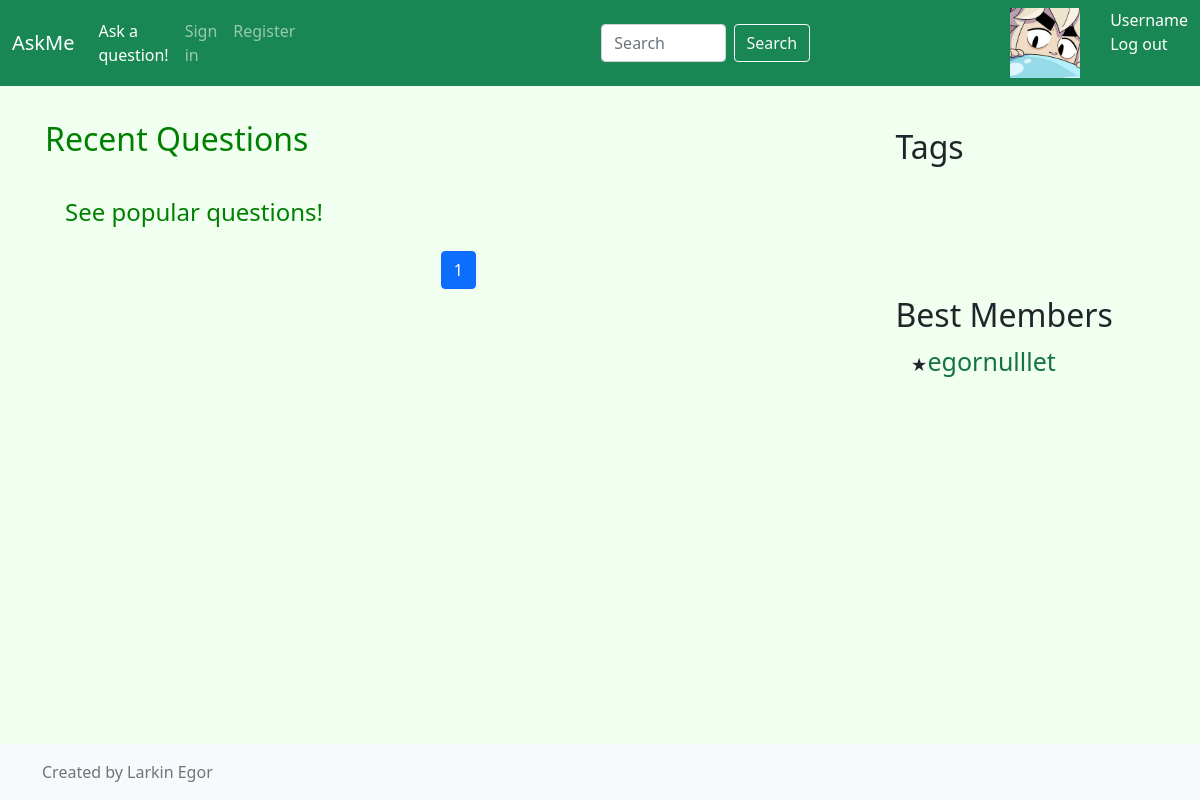
The page /questions/recent/ on the database as committed earlier.
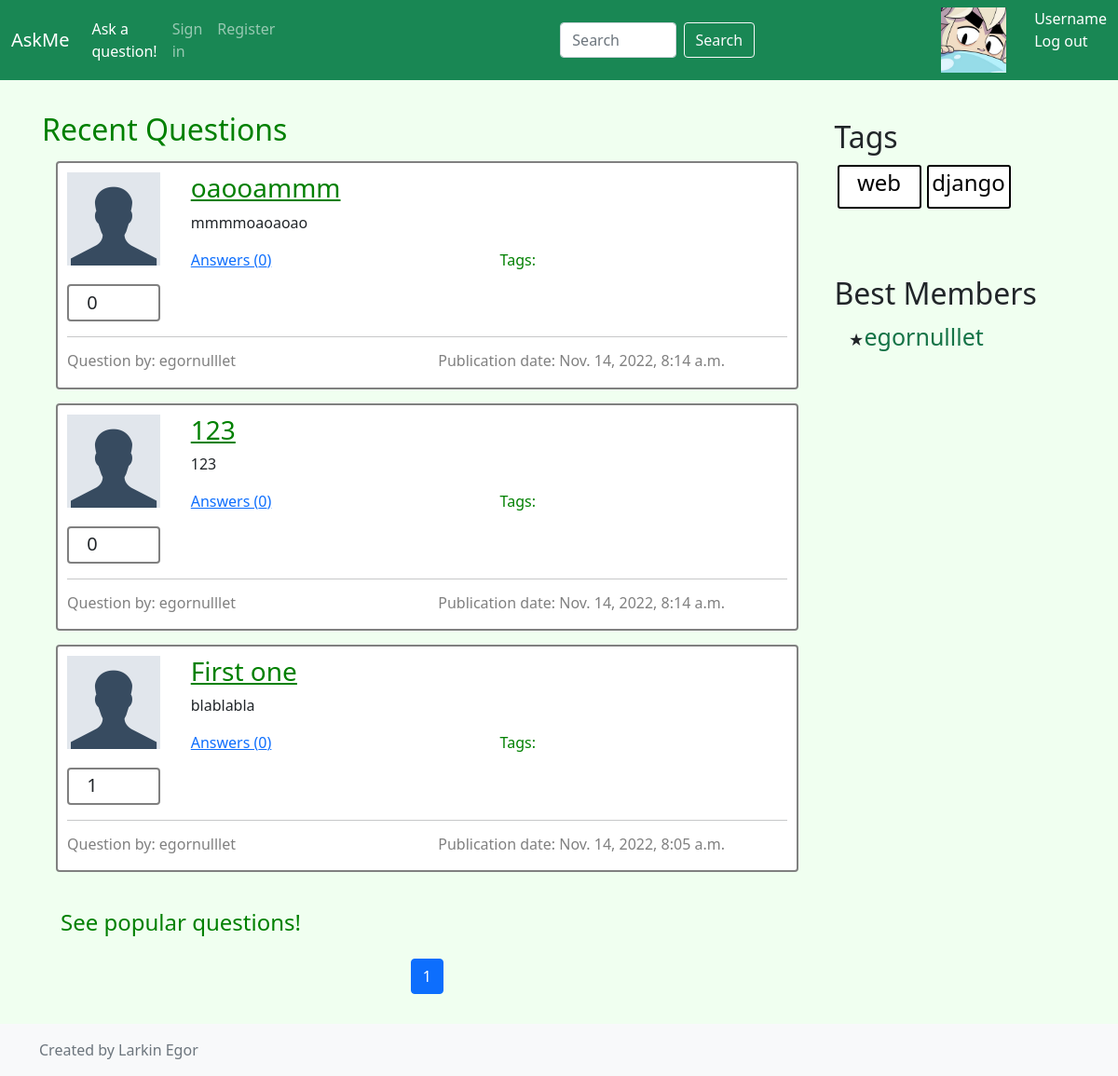
The same page on the database as committed later.
### app/models.py (models this page shows, shortened)
class Profile(models.Model):
    objects = ProfileManager()
    user = models.OneToOneField(User, null=True, related_name='profile_related', on_delete=models.CASCADE)
    avatar = models.ImageField(null=True, blank=True, upload_to='profiles/avatars/')
    reg_date = models.DateField(auto_now=True)
    def get_username(self):
        return self.user.username

class Question(models.Model):
    objects = QuestionManager()
    author = models.ForeignKey(Profile, null=False, on_delete=models.CASCADE)
    tags = models.ManyToManyField(Tag, blank=True, related_name='questions')
    date = models.DateTimeField(auto_now=True)
    title = models.CharField(max_length=30)
    text = models.TextField()
    def get_author(self):
        return self.author
    def get_username(self):
        return self.author.user.username
    def get_like_count(self):
        return LikeQ.objects.filter(question_id=self.id).count()
    def get_answer_count(self):
        return Answer.objects.filter(question_id=self.id).count()
    def get_tags(self):
        return self.tags.all()

class Tag(models.Model):
    objects = TagManager()
    title = models.CharField(max_length=30)

### app/views.py (the view)
# urls.py: path('questions/recent/', views.recent, name='recent'),
def recent(request):
    return render(request, 'questions_recent.html', create_content(models.Question.
                                                                   objects.get_recent_questions(), request))

### app/models.py (called while the page is built)
    def get_recent_questions(self):
        return self.all().order_by('-date')

    def get_hot_tags(self):
        return self.all().annotate(count=Count('questions')).order_by('-count')[:9]

    def get_top_users(self):
        return self.all().annotate(rating=0.3 * Count('answer') + Count(
            Case(When(answer__solution=True))) + 0.1 * Count('question')).order_by('-rating')[:10]

### app/views.py (called while the page is built)
def pagination(objects, request):
    paginator = Paginator(objects, PAGINATION_SIZE)
    page_number = request.GET.get('page')
    page = paginator.get_page(page_number)
    return page

def create_content_right():
    content = {
               "tags": models.Tag.objects.get_hot_tags(),
               "users": models.Profile.objects.get_top_users()
               }
    return content

def create_content(objects, request):
    page = pagination(objects, request)
    content = create_content_right()
    content["content"] = page
    return content

### templates/questions_recent.html
{% extends 'inc/base.html' %}
{% load static %}
{% block content %}
    <h2 class="header-green"> Recent Questions </h2>
    {% for question in content %}
        {% include "inc/single_question.html" %}
    {% endfor %}
    <h4 class="header-green hot_recent_link"><a href="{% url 'hot' %}">See popular questions!</a></h4>
    {% include 'inc/paginator.html' %}
{% endblock content %}

### templates/inc/single_question.html (shortened to what this page needs)
{% load static %}
<div class="question">
    <div class="row">
        <div class="col-2">
            <div class="avatar">
               {% if question.get_author.avatar %}
                    <img src="{{ question.get_author.avatar.url }}" alt="">
                {% else %}
                    <img src="{% static 'img/default.png' %}" alt="">
                {% endif %}
            </div>
            <div class="counter">
                <span>{{ question.get_like_count }}</span>
            </div>
        </div>
        <div class="col-10">
            <h3><a class="header-green" href="{% url "single_q" question.id %}">{{ question.title }}</a></h3>
            <p class="question_text">{{ question.text }}</p>
            <div class="row align-items-end question-meta">
                <div class="col mb-5">
                    <a href="{% url "single_q" question.id %}#answers_list"> Answers ({{ question.get_answer_count }})</a>
                </div>
                <div class="col mb-5">
                    <span class="header-green tags_title">Tags: </span>
                </div>
            </div>
        </div>
    </div>
    <hr>
    <div class="row">
        <div class="col-6 ">
            <h6><a class="name_by_question" href="{% url "profile" question.author.id%}"> Question by: {{ question.get_username }}</a></h6>
        </div>
        <div class="col-6">
            <h6 class="pub_date">Publication date: {{ question.date }}</h6>
        </div>
    </div>
</div>

### templates/inc/best_tags_members.html
{% load static %}
<h2 class="mt-5"> Tags </h2>
    <div class="tagcontainer">
        {% for tag in tags %}
           {% include "inc/single_tag.html" %}
        {% endfor %}
    </div>
    <div>
        <h2 class="members"> Best Members </h2>
        <ul class="members_list">
        {% for user in users %}
            <li><a class="members_list_item" href="{% url "profile" user.id %}"> {{user.get_username}}</a></li>
        {% endfor %}
        </ul>
    </div>

### templates/inc/single_tag.html
{% load static %}
<div class="tag">
    <h4><a href ="{% url "single_tag" tag.title %}"> {{ tag.title }}</a> </h4>
</div>

Rows that differ between the two databases and show on the page:
added Question: get_author.avatar (placeholder picture), get_like_count "0", title "oaooammm", text "mmmmoaoaoao", get_answer_count "0", get_username "egornulllet", date "Nov. 14, 2022, 8:14 a.m."
added Question: get_author.avatar (placeholder picture), get_like_count "0", title "123", text "123", get_answer_count "0", get_username "egornulllet", date "Nov. 14, 2022, 8:14 a.m."
added Question: get_author.avatar (placeholder picture), get_like_count "1", title "First one", text "blablabla", get_answer_count "0", get_username "egornulllet", date "Nov. 14, 2022, 8:05 a.m."
added Tag: title "web"
added Tag: title "django"
